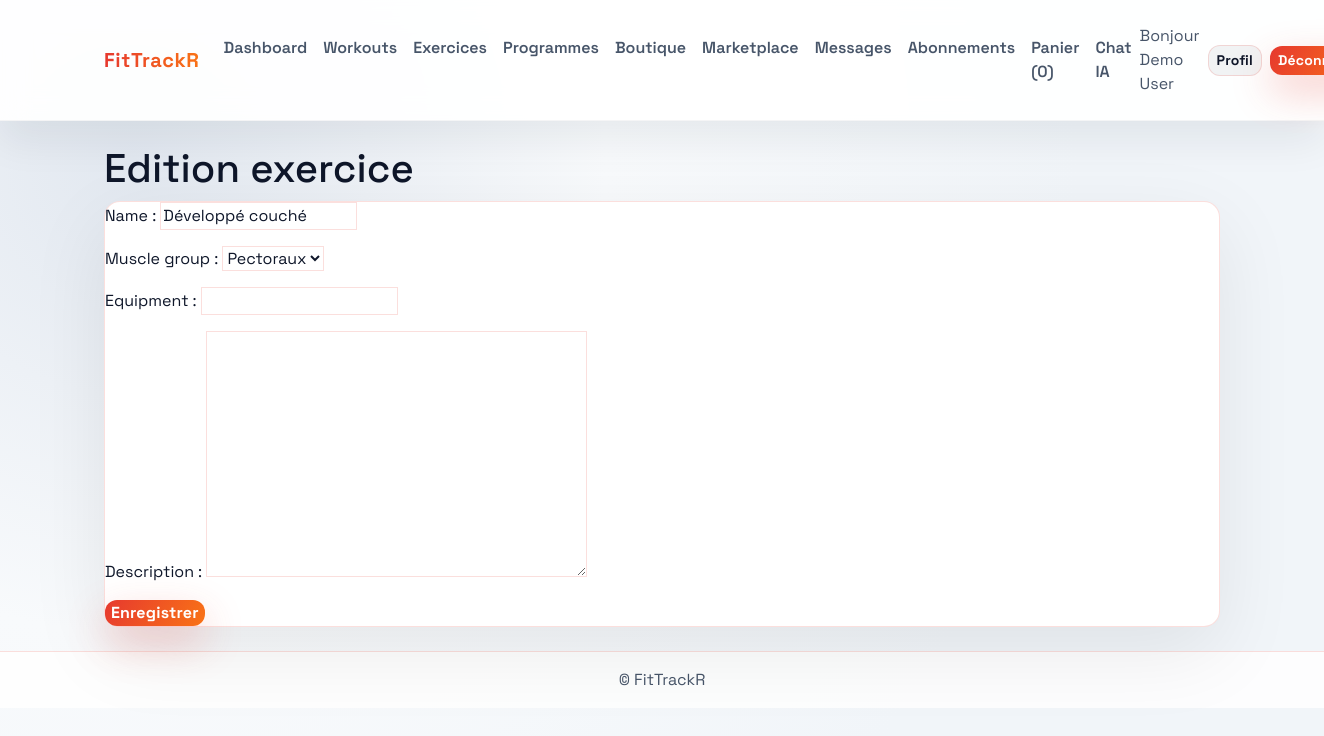
The app's page /workouts/exercises/1/edit/ (signed in) with its own data.
### users/models.py (models this page shows, shortened)
class CustomUser(AbstractBaseUser, PermissionsMixin):
    email = models.EmailField(unique=True)
    first_name = models.CharField(max_length=50, blank=True)
    last_name = models.CharField(max_length=50, blank=True)
    is_staff = models.BooleanField(default=False)
    is_active = models.BooleanField(default=True)
    date_joined = models.DateTimeField(default=timezone.now)
    objects = CustomUserManager()
    USERNAME_FIELD = "email"
    REQUIRED_FIELDS = []
    class Meta:
        ordering = ["-date_joined"]
    @property
    def full_name(self):
        return f"{self.first_name} {self.last_name}".strip() or self.email

### workouts/models.py (models this page shows, shortened)
class Exercise(models.Model):
    name = models.CharField(max_length=120)
    muscle_group = models.CharField(max_length=50, choices=MUSCLE_GROUPS)
    equipment = models.CharField(max_length=120, blank=True)
    description = models.TextField(blank=True)
    created_by = models.ForeignKey(settings.AUTH_USER_MODEL, on_delete=models.SET_NULL, null=True, blank=True)
    created_at = models.DateTimeField(auto_now_add=True)
    class Meta:
        ordering = ["name"]
        unique_together = ("name", "muscle_group")

### workouts/views.py (the view)
# urls.py: path("exercises/<int:pk>/edit/", views.exercise_update, name="exercise_update"),
@login_required
def exercise_update(request, pk):
    exercise = get_object_or_404(Exercise, pk=pk)
    if request.method == "POST":
        form = ExerciseForm(request.POST, instance=exercise)
        if form.is_valid():
            form.save()
            messages.success(request, "Exercice mis à jour.")
            return redirect("workouts:exercise_list")
    else:
        form = ExerciseForm(instance=exercise)
    return render(request, "workouts/exercise_form.html", {"form": form, "title": "Edition exercice"})

### workouts/forms.py
class ExerciseForm(forms.ModelForm):
    class Meta:
        model = Exercise
        fields = ("name", "muscle_group", "equipment", "description")

### messaging/context_processors.py (called while the page is built)
def messaging_counts(request):
    if not request.user.is_authenticated:
        return {}
    inbox_unread = request.user.received_messages.filter(is_read=False).count()
    pending_requests = request.user.received_friend_requests.filter(status="pending").count()
    return {
        "messaging_unread": inbox_unread,
        "messaging_pending_requests": pending_requests,
    }

### shop/cart.py (called while the page is built)
    def __len__(self):
        return sum(self.cart.values())

### shop/context_processors.py (called while the page is built)
def cart(request):
    return {"cart": Cart(request)}

### subscriptions/utils.py (called while the page is built)
def ensure_default_plans():
    for plan_data in DEFAULT_PLANS:
        Plan.objects.get_or_create(
            code=plan_data["code"],
            defaults={
                "name": plan_data["name"],
                "level": plan_data["level"],
                "price": plan_data["price"],
                "description": plan_data["description"],
                "workout_limit_per_week": plan_data.get("workout_limit_per_week"),
                "features": plan_data.get("features", ""),
            },
        )

def ensure_free_plan(user):
    ensure_default_plans()
    if Subscription.objects.filter(user=user, active=True).exists():
        return
    free_plan = Plan.objects.get(code="free")
    Subscription.objects.create(user=user, plan=free_plan)

### workouts/templates/workouts/exercise_form.html (shortened to what this page needs)
{% extends 'base.html' %}
{% block content %}
<h1>{{ title }}</h1>
<div class="card">
    <form method="post">
        {{ form.as_p }}
        <button type="submit">Enregistrer</button>
    </form>
</div>
{% endblock %}

### templates/base.html (shortened to what this page needs)
{% load static %}
<!doctype html>
<html lang="fr">
<head>
    <link href="https://cdn.jsdelivr.net/npm/bootstrap@5.3.3/dist/css/bootstrap.min.css" rel="stylesheet">
    <link rel="stylesheet" href="https://cdn.jsdelivr.net/npm/bootstrap-icons@1.11.3/font/bootstrap-icons.css">
    <link rel="stylesheet" href="{% static 'styles.css' %}">
</head>
<body class="app-body">
    <header>
        <nav class="navbar navbar-expand-lg navbar-light glass-nav sticky-top py-3">
            <div class="container-xl">
                <a class="navbar-brand brand-gradient" href="{% url 'dashboard:home' %}">FitTrackR</a>
                <div class="collapse navbar-collapse" id="navbarNav">
                    <ul class="navbar-nav me-auto mb-2 mb-lg-0">
                        <li class="nav-item"><a class="nav-link nav-link-soft" href="{% url 'dashboard:home' %}">Dashboard</a></li>
                        <li class="nav-item"><a class="nav-link nav-link-soft" href="{% url 'workouts:workout_list' %}">Workouts</a></li>
                        <li class="nav-item"><a class="nav-link nav-link-soft" href="{% url 'workouts:exercise_list' %}">Exercices</a></li>
                        <li class="nav-item"><a class="nav-link nav-link-soft" href="{% url 'programs:program_list' %}">Programmes</a></li>
                        <li class="nav-item"><a class="nav-link nav-link-soft" href="{% url 'shop:product_list' %}">Boutique</a></li>
                        <li class="nav-item"><a class="nav-link nav-link-soft" href="{% url 'shop:marketplace_list' %}">Marketplace</a></li>
                        <li class="nav-item"><a class="nav-link nav-link-soft" href="{% url 'messaging:inbox' %}">Messages</a></li>
                        <li class="nav-item"><a class="nav-link nav-link-soft" href="{% url 'subscriptions:plans' %}">Abonnements</a></li>
                        <li class="nav-item"><a class="nav-link nav-link-soft" href="{% url 'shop:cart_detail' %}">Panier ({{ cart|length }})</a></li>
                        <li class="nav-item"><a class="nav-link nav-link-soft" href="{% url 'dashboard:ai_chat' %}">Chat IA</a></li>
                    </ul>
                    <div class="d-flex align-items-center gap-2">
                        {% if user.is_authenticated %}
                            <span class="navbar-text text-muted">Bonjour {{ user.full_name }}</span>
                            <a class="btn btn-ghost btn-sm" href="{% url 'users:profile' %}">Profil</a>
                            <a class="btn btn-primary btn-sm" href="{% url 'users:logout' %}">Déconnexion</a>
                        {% else %}
                            <a class="btn btn-ghost btn-sm" href="{% url 'users:login' %}">Connexion</a>
                            <a class="btn btn-primary btn-sm" href="{% url 'users:register' %}">Inscription</a>
                        {% endif %}
                    </div>
                </div>
            </div>
        </nav>
    </header>
    <main class="main-shell container-xl py-4">
        {% block content %}{% endblock %}
    </main>
    <footer class="site-footer text-center py-3">© FitTrackR</footer>
</body>
</html>

### static/styles.css (style rules this page uses)
:root { --bg: radial-gradient(circle at 10% 20%, #e2e8f0 0%, #f8fafc 35%, #f1f5f9 70%); --surface: #ffffff; --surface-strong: #f8fafc; --primary: #e6392f; --secondary: #2563eb; --accent: #12b886; --text: #0f172a; --muted: #475569; --border: rgba(230, 57, 47, 0.16); --border-strong: rgba(15, 23, 42, 0.08); --shadow: 0 25px 80px rgba(0, 0, 0, 0.08); --radius: 16px; }
* { box-sizing: border-box; }
body, .app-body { margin: 0; min-height: 100vh; background: var(--bg); color: var(--text); font-family: 'Space Grotesk', 'Segoe UI', sans-serif; }
a { color: var(--primary); text-decoration: none; }
.main-shell { padding-bottom: 3rem; }
.glass-nav { background: rgba(255, 255, 255, 0.92); backdrop-filter: blur(14px); border-bottom: 1px solid rgba(15, 23, 42, 0.04); box-shadow: 0 20px 40px rgba(15, 23, 42, 0.07); }
.navbar-brand { font-weight: 800; letter-spacing: 0.6px; }
.brand-gradient { background: linear-gradient(90deg, var(--primary), #f97316); -webkit-background-clip: text; color: transparent; animation: gradientShift 9s ease infinite; }
.nav-link-soft { color: var(--muted); font-weight: 600; position: relative; padding: 0.35rem 0.75rem; }
.nav-link-soft::after { content: ""; position: absolute; left: 0; bottom: 0.2rem; width: 100%; height: 2px; background: linear-gradient(90deg, var(--primary), var(--secondary)); transform: scaleX(0); transform-origin: left; transition: transform 0.2s ease; }
.site-footer { background: rgba(255, 255, 255, 0.85); border-top: 1px solid var(--border); color: var(--muted); }
.card, .alert, .list-group-item, .table { background: var(--surface); border: 1.5px solid var(--border); box-shadow: var(--shadow); color: var(--text); border-radius: var(--radius); transition: all 0.3s ease; }
.btn, button { border: none; border-radius: 12px; font-weight: 700; letter-spacing: 0.2px; transition: transform 0.1s ease, box-shadow 0.2s ease, background 0.2s ease, color 0.2s ease; }
.btn-primary, button, .btn.btn-primary { background: linear-gradient(120deg, var(--primary), #f97316); color: #fff; box-shadow: 0 16px 40px rgba(230, 57, 47, 0.28); border: none; }
.btn-ghost { background: rgba(15, 23, 42, 0.05); color: var(--text); border: 1px solid var(--border); }
.form-control, .form-select, textarea, input, select { background: #fff; border: 1px solid var(--border); color: var(--text); }
.muted, .text-muted { color: var(--muted) !important; }

### records on screen
CustomUser: full_name "Demo User"
Exercise: name "Développé couché", muscle_group "Pectoraux"

### other values on screen
{{ cart|length }} "0"
{{ title }} "Edition exercice"
